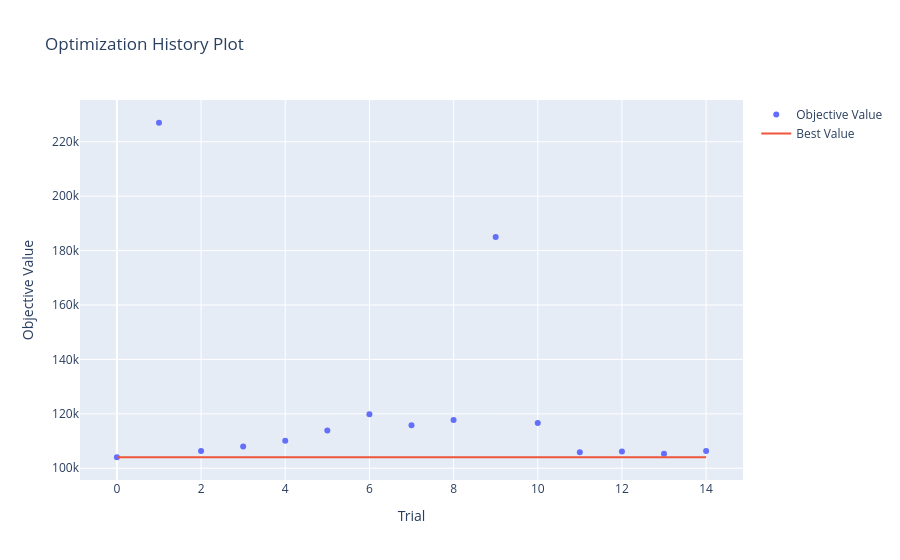
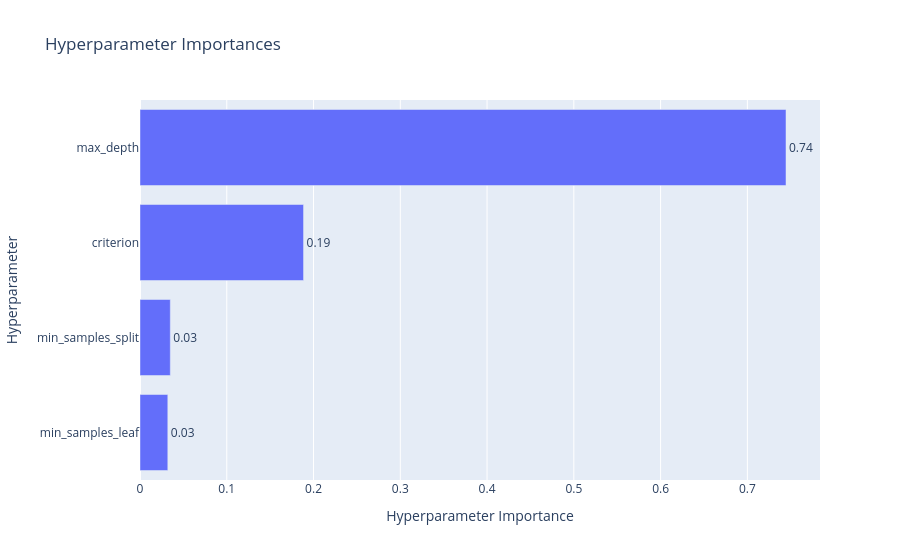

Notebook code cell kept with these figures, in order:
### Markdown cell above
<div class="alert alert-success">
<b>Комментарий ревьюера v2:</b>

Финальная оценка на тестовой выборке проведена абсолютно верно — строго один раз через метод .predict(X_test). Таблица итоговых результатов теперь полностью консистентна и прозрачна.

### Code cell
# Визуализация результатов
fig1 = optuna.visualization.plot_optimization_history(study)  
fig1.show()

# Фильтруем треи, где была выбрана DecisionTree_optuna
tree_trials = [t for t in study.trials if t.params.get('model') == 'DecisionTree_optuna']
tree_trial_ids = [t.number for t in tree_trials]

fig = optuna.visualization.plot_param_importances(
    study,
    params=['max_depth', 'min_samples_split', 'min_samples_leaf', 'criterion']
)
fig.show()

### Figure 1 — Plotly figure (JSON) as saved in the notebook; plotly's stock layout.template omitted (floating-point values rounded to 4 significant figures)
{"data": [{"mode": "markers", "name": "Objective Value", "type": "scatter", "x": [0, 1, 2, 3, 4, 5, 6, 7, 8, 9, 10, 11, 12, 13, 14], "y": [104000.0, 227000.0, 106300.0, 108000.0, 110100.0, 113900.0, 119800.0, 115800.0, 117700.0, 185000.0, 116600.0, 105900.0, 106200.0, 105400.0, 106300.0]}, {"mode": "lines", "name": "Best Value", "type": "scatter", "x": [0, 1, 2, 3, 4, 5, 6, 7, 8, 9, 10, 11, 12, 13, 14], "y": [104000.0, 104000.0, 104000.0, 104000.0, 104000.0, 104000.0, 104000.0, 104000.0, 104000.0, 104000.0, 104000.0, 104000.0, 104000.0, 104000.0, 104000.0]}, {"marker": {"color": "#cccccc"}, "mode": "markers", "name": "Infeasible Trial", "showlegend": false, "type": "scatter", "x": [], "y": []}], "layout": {"title": {"text": "Optimization History Plot"}, "xaxis": {"title": {"text": "Trial"}}, "yaxis": {"title": {"text": "Objective Value"}}}}

### Figure 2 — Plotly figure (JSON) as saved in the notebook; plotly's stock layout.template omitted (floating-point values rounded to 4 significant figures)
{"data": [{"cliponaxis": false, "hovertemplate": ["min_samples_leaf (IntDistribution): 0.03205475323238442<extra></extra>", "min_samples_split (IntDistribution): 0.03492756301112943<extra></extra>", "criterion (CategoricalDistribution): 0.18848836849661216<extra></extra>", "max_depth (IntDistribution): 0.744529315259874<extra></extra>"], "name": "Objective Value", "orientation": "h", "text": ["0.03", "0.03", "0.19", "0.74"], "textposition": "outside", "type": "bar", "x": [0.03205, 0.03493, 0.1885, 0.7445], "y": ["min_samples_leaf", "min_samples_split", "criterion", "max_depth"]}], "layout": {"title": {"text": "Hyperparameter Importances"}, "xaxis": {"title": {"text": "Hyperparameter Importance"}}, "yaxis": {"title": {"text": "Hyperparameter"}}}}
